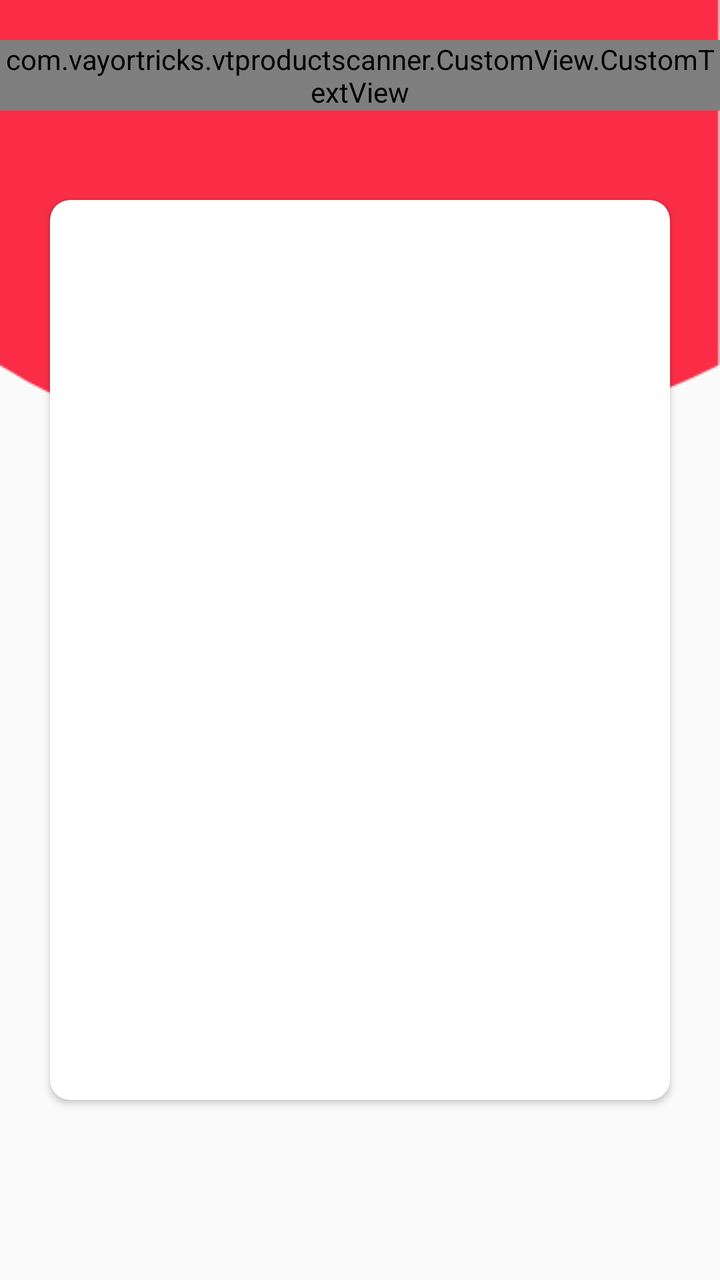
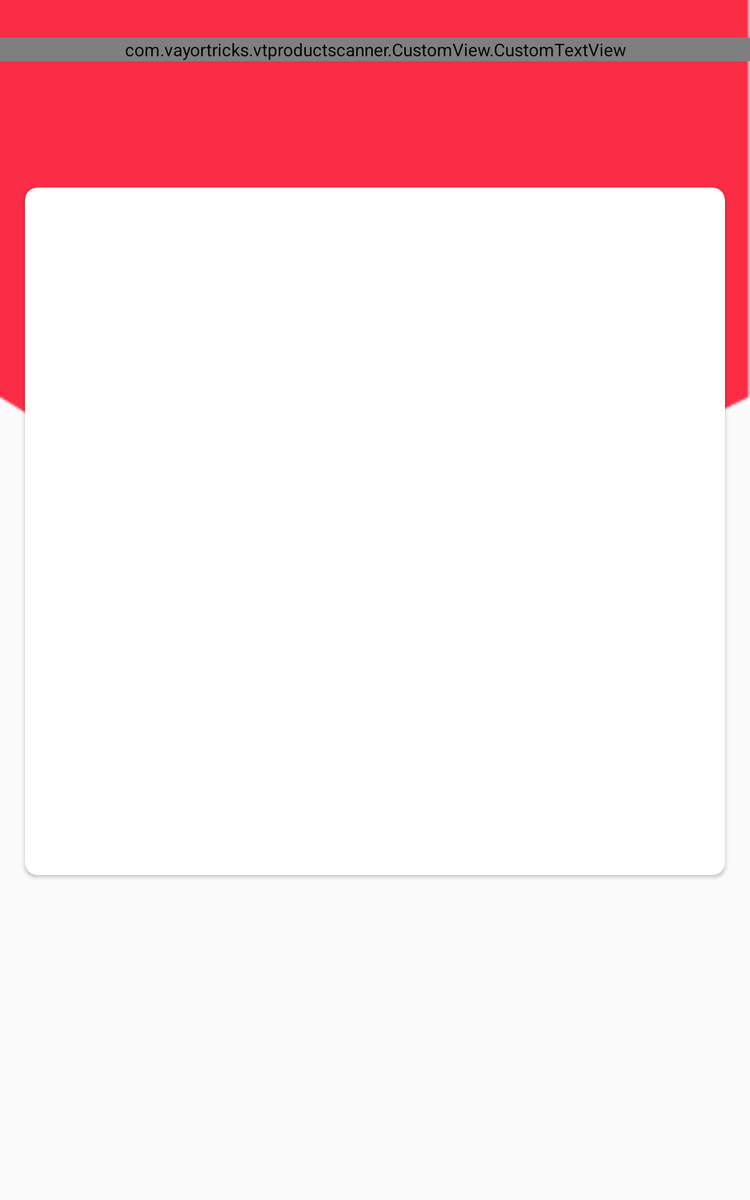

An Android layout and its configuration variant, each rendered on a device that would load it. The default file and the variant file are quoted in full after the pictures.
<!-- AndroidManifest.xml: application theme AppTheme.NoActionBar -->
<!-- res/layout/activity_login.xml -->
<?xml version="1.0" encoding="utf-8"?>
<RelativeLayout xmlns:android="http://schemas.android.com/apk/res/android"
    xmlns:app="http://schemas.android.com/apk/res-auto"
    xmlns:tools="http://schemas.android.com/tools"
    android:layout_width="match_parent"
    android:layout_height="match_parent"
    android:orientation="vertical"

    >

    <FrameLayout
        android:id="@+id/rel_login"
        android:layout_width="match_parent"
        android:layout_height="wrap_content"

        >

        <RelativeLayout
            android:layout_width="match_parent"
            android:layout_height="wrap_content"
            android:background="@drawable/bg">
            <com.vayortricks.vtproductscanner.CustomView.CustomTextView
                android:layout_width="match_parent"
                android:layout_height="wrap_content"
                android:textStyle="bold"
                android:text="Login"
                android:fontFamily="sans-serif"

                android:textAllCaps="true"
                android:gravity="center"
                android:textSize="@dimen/textSize20"
                android:layout_marginTop="@dimen/margin20"
                android:textColor="@color/white"/>

        </RelativeLayout>

        <LinearLayout
            android:layout_width="match_parent"
            android:layout_height="wrap_content"
            android:orientation="vertical"
            android:layout_margin="20dp"
            >
            <ImageView
                android:layout_width="wrap_content"
                android:layout_height="wrap_content"
                android:layout_margin="@dimen/margin25"
                android:visibility="gone"
                android:src="@drawable/logo"/>
            <androidx.cardview.widget.CardView
                android:layout_width="match_parent"
                android:layout_height="450dp"
                android:layout_marginTop="80dp"
                android:layout_marginLeft="5dp"
                android:layout_marginRight="5dp"
                android:layout_marginBottom="5dp"
                app:cardCornerRadius="@dimen/margin10"
                >
                <LinearLayout
                    android:layout_width="match_parent"
                    android:layout_height="wrap_content"
                    android:orientation="vertical">
                    <com.google.android.material.tabs.TabLayout
                        android:id="@+id/sliding_tabs"
                        android:layout_width="match_parent"
                        android:layout_height="wrap_content"
                        app:tabMode="fixed"
                        android:theme="@style/TabLayout"
                        android:layout_margin="@dimen/margin10"
                        android:layout_marginTop="@dimen/margin10"/>

                    <androidx.viewpager.widget.ViewPager
                        android:id="@+id/viewpager"
                        android:layout_width="match_parent"
                        android:layout_height="wrap_content"
                        android:layout_margin="@dimen/margin10"
                        android:background="@android:color/white" />


                </LinearLayout>

            </androidx.cardview.widget.CardView>

        </LinearLayout>

    </FrameLayout>
    
    
    
    
    

    

</RelativeLayout>
<!-- resources referenced by this layout -->
<resources>
  <color name="white">#FFFFFF</color>
  <dimen name="margin10">10dp</dimen>
  <dimen name="margin20">20dp</dimen>
  <dimen name="margin25">25dp</dimen>
  <dimen name="textSize20">20sp</dimen>
  <!-- drawable bg: png bitmap (drawable, 2936 bytes) -->
  <!-- drawable logo: png bitmap (drawable, 8284 bytes) -->
  <style name="TabLayout" parent="android:Widget">
          <item name="tabIndicatorColor">@color/orange</item>
          <item name="tabIndicatorHeight">2dp</item>
          <item name="tabPaddingStart">12dp</item>
          <item name="tabPaddingEnd">12dp</item>
          <item name="tabBackground">@color/white</item>
          <item name="tabTextAppearance">@dimen/textSize20</item>
          <item name="android:textColor">@color/btn_login</item>
          <item name="tabSelectedTextColor">@color/orange</item>
      </style>
  <style name="AppTheme.NoActionBar">
          <item name="windowActionBar">false</item>
          <item name="windowNoTitle">true</item>
      </style>
  <color name="orange">#FB344B</color>
  <color name="btn_login">#BEBEBE</color>
</resources>
<!-- res/layout-sw600dp/activity_login.xml (the author's variant of the layout above) -->
<!-- drawn on a 7-inch tablet held upright -->
<?xml version="1.0" encoding="utf-8"?>
<RelativeLayout xmlns:android="http://schemas.android.com/apk/res/android"
    xmlns:app="http://schemas.android.com/apk/res-auto"
    xmlns:tools="http://schemas.android.com/tools"
    android:layout_width="match_parent"
    android:layout_height="match_parent"
    android:orientation="vertical"

    >

    <FrameLayout
        android:id="@+id/rel_login"
        android:layout_width="match_parent"
        android:layout_height="match_parent"

        >
<RelativeLayout
    android:layout_width="match_parent"
    android:layout_height="match_parent">
    <RelativeLayout
        android:layout_width="match_parent"
        android:layout_height="400dp"
        android:background="@drawable/bg">
        <com.vayortricks.vtproductscanner.CustomView.CustomTextView
            android:layout_width="match_parent"
            android:layout_height="wrap_content"
            android:textStyle="bold"
            android:text="Login"
            android:fontFamily="sans-serif"

            android:textAllCaps="true"
            android:gravity="center"
            android:textSize="@dimen/textSize24"
            android:layout_marginTop="@dimen/margin30"
            android:textColor="@color/white"/>

    </RelativeLayout>

        <androidx.cardview.widget.CardView
            android:layout_width="match_parent"
            android:layout_height="550dp"
            android:layout_marginTop="150dp"
            android:layout_marginLeft="20dp"
            android:layout_marginRight="20dp"
            android:layout_marginBottom="15dp"
            app:cardCornerRadius="@dimen/margin10"
            >

            <LinearLayout
                android:layout_width="match_parent"
                android:layout_height="wrap_content"
                android:orientation="vertical">
                <com.google.android.material.tabs.TabLayout
                    android:id="@+id/sliding_tabs"
                    android:layout_width="match_parent"
                    android:layout_height="wrap_content"
                    app:tabMode="fixed"
                    android:theme="@style/TabLayout"
                    android:layout_margin="@dimen/margin10"
                    android:layout_marginTop="@dimen/margin10"/>

                <androidx.viewpager.widget.ViewPager
                    android:id="@+id/viewpager"
                    android:layout_width="match_parent"
                    android:layout_height="wrap_content"
                    android:layout_margin="@dimen/margin10"
                    android:background="@android:color/white" />
            </LinearLayout>

        </androidx.cardview.widget.CardView>


</RelativeLayout>




    </FrameLayout>
    
    
    
    
    

    

</RelativeLayout>
<!-- resources referenced by the variant -->
<!-- as a 7-inch tablet held upright resolves them -->
<resources>
  <color name="white">#FFFFFF</color>
  <dimen name="margin10">10dp</dimen>
  <dimen name="margin30">30dp</dimen>
  <dimen name="textSize24">24sp</dimen>
  <!-- drawable bg: png bitmap (drawable, 2936 bytes) -->
  <style name="TabLayout" parent="android:Widget">
          <item name="tabIndicatorColor">@color/orange</item>
          <item name="tabIndicatorHeight">2dp</item>
          <item name="tabPaddingStart">12dp</item>
          <item name="tabPaddingEnd">12dp</item>
          <item name="tabBackground">@color/white</item>
          <item name="tabTextAppearance">@dimen/textSize20</item>
          <item name="android:textColor">@color/btn_login</item>
          <item name="tabSelectedTextColor">@color/orange</item>
      </style>
  <style name="AppTheme.NoActionBar">
          <item name="windowActionBar">false</item>
          <item name="windowNoTitle">true</item>
      </style>
  <color name="orange">#FB344B</color>
  <dimen name="textSize20">20sp</dimen>
  <color name="btn_login">#BEBEBE</color>
</resources>
